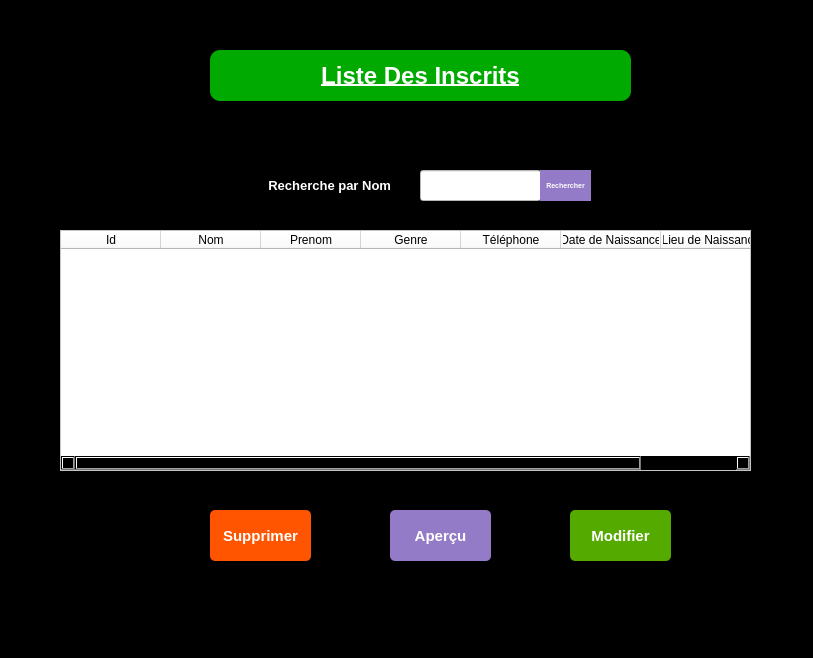
<?xml version="1.0" encoding="UTF-8"?>
<ui version="4.0">
 <class>ListDB</class>
 <widget class="QMainWindow" name="ListDB">
  <property name="geometry">
   <rect>
    <x>0</x>
    <y>0</y>
    <width>813</width>
    <height>658</height>
   </rect>
  </property>
  <property name="font">
   <font>
    <pointsize>9</pointsize>
   </font>
  </property>
  <property name="windowTitle">
   <string>Liste</string>
  </property>
  <property name="windowOpacity">
   <double>1.000000000000000</double>
  </property>
  <property name="styleSheet">
   <string notr="true">background:#000;</string>
  </property>
  <widget class="QWidget" name="centralwidget">
   <widget class="QLabel" name="label">
    <property name="geometry">
     <rect>
      <x>210</x>
      <y>50</y>
      <width>421</width>
      <height>51</height>
     </rect>
    </property>
    <property name="font">
     <font>
      <pointsize>18</pointsize>
      <weight>75</weight>
      <italic>false</italic>
      <bold>true</bold>
      <underline>true</underline>
     </font>
    </property>
    <property name="styleSheet">
     <string notr="true">background-color:rgb(0, 170, 0);
color:#fff;
border-radius:10px</string>
    </property>
    <property name="frameShadow">
     <enum>QFrame::Plain</enum>
    </property>
    <property name="text">
     <string>Liste Des Inscrits</string>
    </property>
    <property name="alignment">
     <set>Qt::AlignCenter</set>
    </property>
   </widget>
   <widget class="QTableWidget" name="table">
    <property name="geometry">
     <rect>
      <x>60</x>
      <y>230</y>
      <width>691</width>
      <height>241</height>
     </rect>
    </property>
    <property name="font">
     <font>
      <family>Sans Serif</family>
      <pointsize>7</pointsize>
      <weight>50</weight>
      <italic>false</italic>
      <bold>false</bold>
     </font>
    </property>
    <property name="styleSheet">
     <string notr="true">font: 7pt &quot;Sans Serif&quot;;

background:#fff</string>
    </property>
    <column>
     <property name="text">
      <string>Id</string>
     </property>
    </column>
    <column>
     <property name="text">
      <string>Nom</string>
     </property>
    </column>
    <column>
     <property name="text">
      <string>Prenom</string>
     </property>
    </column>
    <column>
     <property name="text">
      <string>Genre</string>
     </property>
    </column>
    <column>
     <property name="text">
      <string>Téléphone</string>
     </property>
    </column>
    <column>
     <property name="text">
      <string>Date de Naissance</string>
     </property>
    </column>
    <column>
     <property name="text">
      <string>Lieu de Naissance</string>
     </property>
    </column>
   </widget>
   <widget class="QLineEdit" name="searchNom">
    <property name="geometry">
     <rect>
      <x>420</x>
      <y>170</y>
      <width>121</width>
      <height>31</height>
     </rect>
    </property>
    <property name="styleSheet">
     <string notr="true">background:#fff</string>
    </property>
    <property name="text">
     <string/>
    </property>
   </widget>
   <widget class="QPushButton" name="buttonSearch">
    <property name="geometry">
     <rect>
      <x>540</x>
      <y>170</y>
      <width>51</width>
      <height>31</height>
     </rect>
    </property>
    <property name="font">
     <font>
      <pointsize>5</pointsize>
      <weight>75</weight>
      <bold>true</bold>
      <kerning>false</kerning>
     </font>
    </property>
    <property name="styleSheet">
     <string notr="true">color:#fff;
background-color:rgb(148, 123, 200);
border:none;
border-radius:0 10px 10px 0;</string>
    </property>
    <property name="text">
     <string>Rechercher</string>
    </property>
   </widget>
   <widget class="QLabel" name="label_2">
    <property name="geometry">
     <rect>
      <x>240</x>
      <y>170</y>
      <width>151</width>
      <height>31</height>
     </rect>
    </property>
    <property name="font">
     <font>
      <pointsize>10</pointsize>
      <weight>75</weight>
      <bold>true</bold>
     </font>
    </property>
    <property name="styleSheet">
     <string notr="true">color:#fff</string>
    </property>
    <property name="text">
     <string>Recherche par Nom</string>
    </property>
    <property name="alignment">
     <set>Qt::AlignRight|Qt::AlignTrailing|Qt::AlignVCenter</set>
    </property>
   </widget>
   <widget class="QPushButton" name="buttonSuppr">
    <property name="geometry">
     <rect>
      <x>210</x>
      <y>510</y>
      <width>101</width>
      <height>51</height>
     </rect>
    </property>
    <property name="font">
     <font>
      <pointsize>11</pointsize>
      <weight>75</weight>
      <bold>true</bold>
     </font>
    </property>
    <property name="styleSheet">
     <string notr="true">background:rgb(255, 85, 0);
color:#fff;
border:none;
border-radius:5px
</string>
    </property>
    <property name="text">
     <string>Supprimer</string>
    </property>
   </widget>
   <widget class="QPushButton" name="buttonApercu">
    <property name="geometry">
     <rect>
      <x>390</x>
      <y>510</y>
      <width>101</width>
      <height>51</height>
     </rect>
    </property>
    <property name="font">
     <font>
      <pointsize>11</pointsize>
      <weight>75</weight>
      <bold>true</bold>
     </font>
    </property>
    <property name="styleSheet">
     <string notr="true">background:#947bc8;
color:#fff;
border:none;
border-radius:5px
</string>
    </property>
    <property name="text">
     <string>Aperçu</string>
    </property>
   </widget>
   <widget class="QPushButton" name="buttonModif">
    <property name="geometry">
     <rect>
      <x>570</x>
      <y>510</y>
      <width>101</width>
      <height>51</height>
     </rect>
    </property>
    <property name="font">
     <font>
      <pointsize>11</pointsize>
      <weight>75</weight>
      <bold>true</bold>
     </font>
    </property>
    <property name="styleSheet">
     <string notr="true">background:#55aa00;
color:#fff;
border:none;
border-radius:5px
</string>
    </property>
    <property name="text">
     <string>Modifier</string>
    </property>
   </widget>
  </widget>
  <widget class="QMenuBar" name="menubar">
   <property name="geometry">
    <rect>
     <x>0</x>
     <y>0</y>
     <width>813</width>
     <height>22</height>
    </rect>
   </property>
  </widget>
  <widget class="QStatusBar" name="statusbar"/>
 </widget>
 <resources/>
 <connections/>
</ui>
